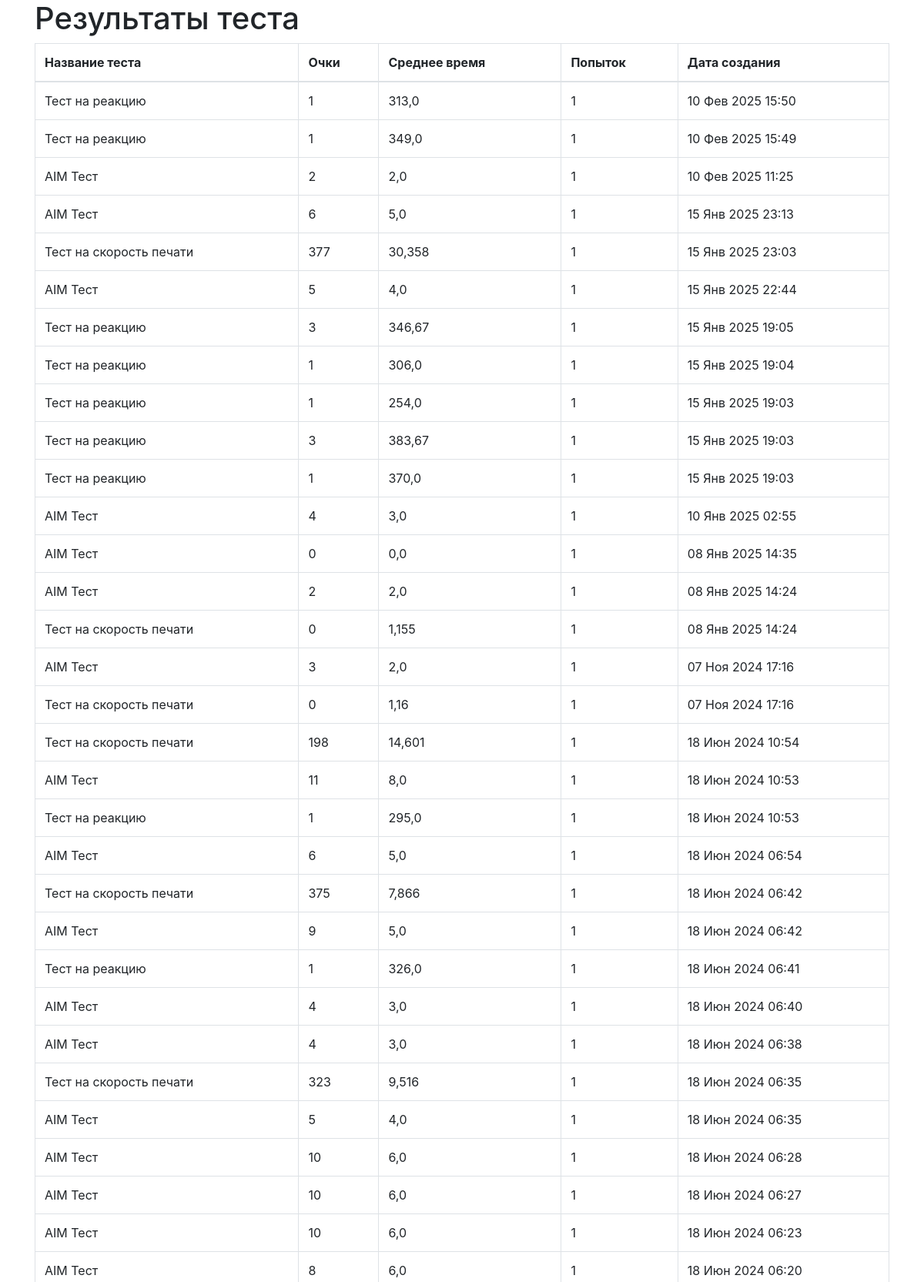
Screenshot of /api/results1/ (upper part) with the database file from the repository.
### tests/models.py (models this page shows, shortened)
class Result(models.Model):
    test = models.ForeignKey(Test, on_delete=models.CASCADE)
    user = models.ForeignKey(CustomUser, on_delete=models.CASCADE)
    average_time = models.FloatField()
    score = models.PositiveIntegerField(default=1)
    attempt_count = models.PositiveIntegerField(default=1)
    created_at = models.DateTimeField(auto_now_add=True)

class Test(models.Model):
    title = models.CharField(max_length=255)
    description = models.TextField()

### tests/views.py (the view)
# urls.py: path('results1/', results_view, name='results'),
def results_view(request):
    results = Result.objects.all().order_by('-created_at')
    return render(request, 'index.html', {'results': results})

### tests/templates/index.html (shortened to what this page needs)
{% extends 'base.html' %}
{% block content %}
<h1>Результаты теста</h1>
<table class="table table-bordered">
    <thead>
        <tr>
            <th>Название теста</th>
            <th>Очки</th>
            <th>Среднее время</th>
            <th>Попыток</th>
            <th>Дата создания</th>
        </tr>
    </thead>
    <tbody>
        {% for result in results %}
        <tr>
            <td>{{ result.test.title }}</td>
            <td>{{ result.score }}</td>
            <td>{{ result.average_time }}</td>
            <td>{{ result.attempt_count }}</td>
            <td>{{ result.created_at|date:"d M Y H:i" }}</td>
        </tr>
        {% endfor %}
    </tbody>
</table>
{% endblock %}

### tests/templates/base.html (shortened to what this page needs)
<!DOCTYPE html>
<html lang="ru">
<head>
    <link rel="stylesheet" href="https://maxcdn.bootstrapcdn.com/bootstrap/4.0.0/css/bootstrap.min.css">
</head>
<body>
    <div class="container">
        {% block content %}{% endblock %}
    </div>
</body>
</html>

### rows the page displays
Result: test "Тест на реакцию", score "1", average_time "313,0", attempt_count "1", created_at "10 Фев 2025 15:50"
Result: test "Тест на реакцию", score "1", average_time "349,0", attempt_count "1", created_at "10 Фев 2025 15:49"
Result: test "AIM Тест", score "2", average_time "2,0", attempt_count "1", created_at "10 Фев 2025 11:25"
Result: test "AIM Тест", score "6", average_time "5,0", attempt_count "1", created_at "15 Янв 2025 23:13"
Result: test "Тест на скорость печати", score "377", average_time "30,358", attempt_count "1", created_at "15 Янв 2025 23:03"
Result: test "AIM Тест", score "5", average_time "4,0", attempt_count "1", created_at "15 Янв 2025 22:44"
Result: test "Тест на реакцию", score "3", average_time "346,67", attempt_count "1", created_at "15 Янв 2025 19:05"
Result: test "Тест на реакцию", score "1", average_time "306,0", attempt_count "1", created_at "15 Янв 2025 19:04"
Result: test "Тест на реакцию", score "1", average_time "254,0", attempt_count "1", created_at "15 Янв 2025 19:03"
Result: test "Тест на реакцию", score "3", average_time "383,67", attempt_count "1", created_at "15 Янв 2025 19:03"
Result: test "Тест на реакцию", score "1", average_time "370,0", attempt_count "1", created_at "15 Янв 2025 19:03"
Result: test "AIM Тест", score "4", average_time "3,0", attempt_count "1", created_at "10 Янв 2025 02:55"
Result: test "AIM Тест", score "0", average_time "0,0", attempt_count "1", created_at "08 Янв 2025 14:35"
Result: test "AIM Тест", score "2", average_time "2,0", attempt_count "1", created_at "08 Янв 2025 14:24"
Result: test "Тест на скорость печати", score "0", average_time "1,155", attempt_count "1", created_at "08 Янв 2025 14:24"
Result: test "AIM Тест", score "3", average_time "2,0", attempt_count "1", created_at "07 Ноя 2024 17:16"
Result: test "Тест на скорость печати", score "0", average_time "1,16", attempt_count "1", created_at "07 Ноя 2024 17:16"
Result: test "Тест на скорость печати", score "198", average_time "14,601", attempt_count "1", created_at "18 Июн 2024 10:54"
Result: test "AIM Тест", score "11", average_time "8,0", attempt_count "1", created_at "18 Июн 2024 10:53"
Result: test "Тест на реакцию", score "1", average_time "295,0", attempt_count "1", created_at "18 Июн 2024 10:53"
Result: test "AIM Тест", score "6", average_time "5,0", attempt_count "1", created_at "18 Июн 2024 06:54"
Result: test "Тест на скорость печати", score "375", average_time "7,866", attempt_count "1", created_at "18 Июн 2024 06:42"
Result: test "AIM Тест", score "9", average_time "5,0", attempt_count "1", created_at "18 Июн 2024 06:42"
Result: test "Тест на реакцию", score "1", average_time "326,0", attempt_count "1", created_at "18 Июн 2024 06:41"
Result: test "AIM Тест", score "4", average_time "3,0", attempt_count "1", created_at "18 Июн 2024 06:40"
Result: test "AIM Тест", score "4", average_time "3,0", attempt_count "1", created_at "18 Июн 2024 06:38"
Result: test "Тест на скорость печати", score "323", average_time "9,516", attempt_count "1", created_at "18 Июн 2024 06:35"
Result: test "AIM Тест", score "5", average_time "4,0", attempt_count "1", created_at "18 Июн 2024 06:35"
Result: test "AIM Тест", score "10", average_time "6,0", attempt_count "1", created_at "18 Июн 2024 06:28"
Result: test "AIM Тест", score "10", average_time "6,0", attempt_count "1", created_at "18 Июн 2024 06:27"
Result: test "AIM Тест", score "10", average_time "6,0", attempt_count "1", created_at "18 Июн 2024 06:23"
Result: test "AIM Тест", score "8", average_time "6,0", attempt_count "1", created_at "18 Июн 2024 06:20"
